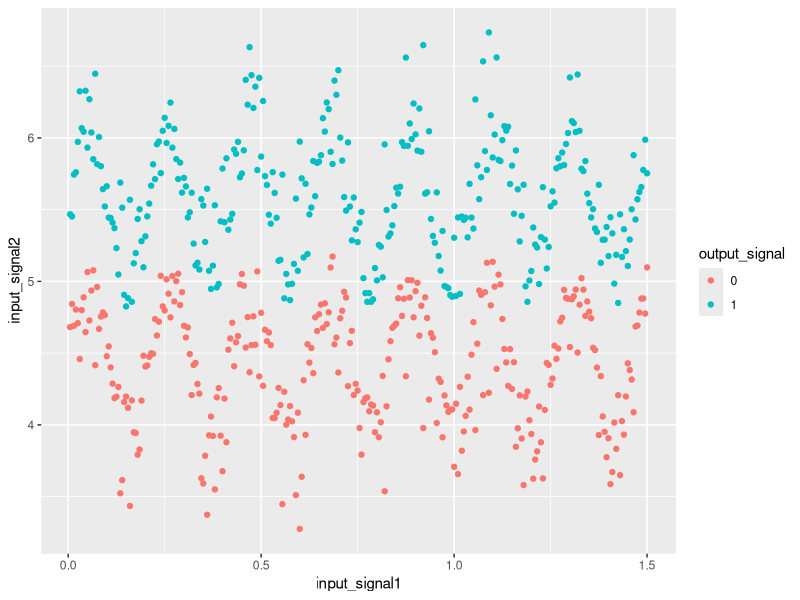

Here is the R script that generated this plot: (Note: this script raises an error after producing the figure.)
library(caret)
library(ggplot2)

setwd("C:\\Users\\P2190101\\Desktop\\NK Personal\\NK Study\\UNCC\\6211 - Advanced BI\\Part II - Predictive Modeling\\Advanced Predictive Modeling")   # Set working directory

df <- read.csv('signal.csv')

str(df)

df$output_signal <- factor(df$output_signal)

pl<- ggplot(df, aes(x=input_signal1,y=input_signal2))
pl <- pl+ geom_point(aes(color=output_signal))

print(pl)

set.seed(101)

trainIndex <- createDataPartition(df$output_signal,
                                  p=0.7,
                                  list=FALSE,
                                  times=1)
df.train<- df[trainIndex,]
df.test <- df[-trainIndex,]

trControl <- trainControl(method='cv',               # Cross Validation - 10 fold here
                          number=10,
                          search='grid',
                          )
svm_linear <- train(output_signal~.,
                    data=df.train,
                    method='svmLinear',
                    trControl=trControl,
                    preProcess=c('center','scale'))

print(svm_linear)

linear_pred <- predict(svm_linear,df.test)
confusionMatrix(linear_pred, df.test$output_signal)

svm_radial <- train(output_signal~.,
                    data=df.train,
                    method='svmRadial',
                    trControl=trControl,
                    preProcess=c('center','scale'))

print(svm_radial)

radial_pred <- predict(svm_radial,df.test)
confusionMatrix(radial_pred, df.test$output_signal)

grid_radial <- expand.grid(sigma=c(0,0.5,0.75,1,1.3,1.5), 
                           C=c(0,0.05,0.25,0.5,0.75,1))

svm_radial_tune <- train(output_signal~.,
                         data=df.train,
                         method='svmRadial',
                         trControl=trControl,
                         preProcess=c('center','scale'),
                         tuneGrid=grid_radial)
print(svm_radial_tune)

radial_tune_pred <- predict(svm_radial_tune,df.test)
confusionMatrix(radial_tune_pred,df.test$output_signal)
